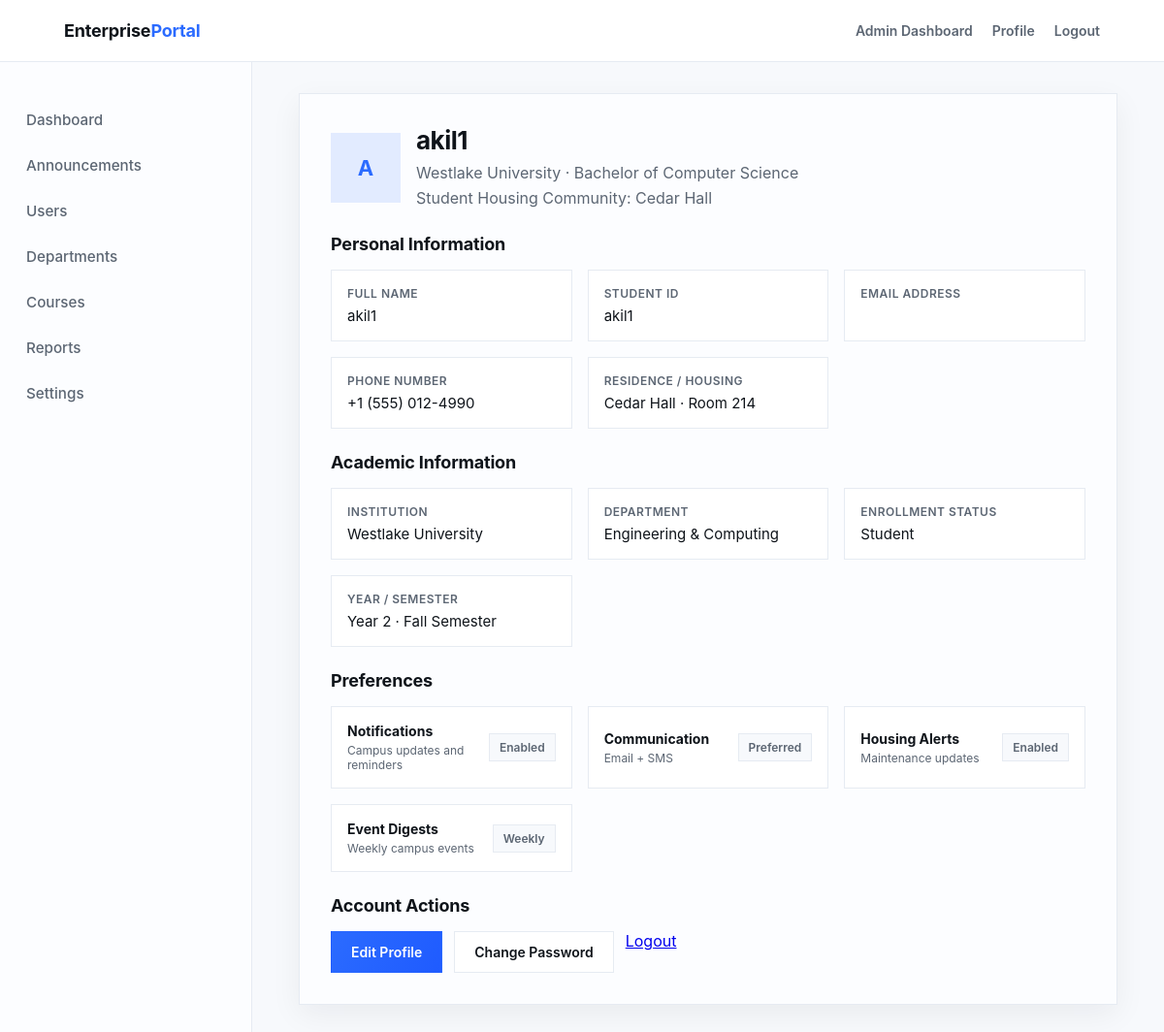
The app's page /accounts/profile/ (signed in) with its own data.
### accounts/models.py (models this page shows, shortened)
class User(AbstractUser):
    ROLE_STUDENT = "student"
    ROLE_FACULTY = "faculty"
    ROLE_HOD = "hod"
    ROLE_PRINCIPAL = "principal"
    ROLE_ADMIN = "admin"
    ROLE_CHOICES = [
        (ROLE_STUDENT, "Student"),
        (ROLE_FACULTY, "Faculty"),
        (ROLE_HOD, "HOD"),
        (ROLE_PRINCIPAL, "Principal"),
        (ROLE_ADMIN, "Admin"),
    ]
    role = models.CharField(max_length=20, choices=ROLE_CHOICES, default=ROLE_STUDENT)
    is_faculty = models.BooleanField(default=False)
    is_hod = models.BooleanField(default=False)
    is_principal = models.BooleanField(default=False)
    is_admin = models.BooleanField(default=False)
    is_approved = models.BooleanField(default=False)

### accounts/views.py (the view)
# urls.py: path("profile/", views.profile_view, name="profile"),
@login_required
def profile_view(request):
    return render(request, "profile_view.html")

### templates/profile_view.html (shortened to what this page needs)
{% extends "base.html" %}
{% block content %}
<main class="container">
    <section class="profile-card">
      <div class="profile-header">
        <div class="avatar">{{ user.first_name|first|default:user.username|first|upper }}{{ user.last_name|first|upper }}</div>
        <div class="profile-title">
          <h1>{{ user.get_full_name|default:user.username }}</h1>
          <p>Westlake University · Bachelor of Computer Science</p>
          <p>Student Housing Community: Cedar Hall</p>
        </div>
      </div>
      <div class="profile-section">
        <h2>Personal Information</h2>
        <div class="info-grid">
          <div class="info-item">
            <span>Full Name</span>
            <p>{{ user.get_full_name|default:user.username }}</p>
          </div>
          <div class="info-item">
            <span>Student ID</span>
            <p>{{ user.username }}</p>
          </div>
          <div class="info-item">
            <span>Email Address</span>
            <p>{{ user.email }}</p>
          </div>
          <div class="info-item">
            <span>Phone Number</span>
            <p>+1 (555) 012-4990</p>
          </div>
          <div class="info-item">
            <span>Residence / Housing</span>
            <p>Cedar Hall · Room 214</p>
          </div>
        </div>
      </div>
      <div class="profile-section">
        <h2>Academic Information</h2>
        <div class="info-grid">
          <div class="info-item">
            <span>Institution</span>
            <p>Westlake University</p>
          </div>
          <div class="info-item">
            <span>Department</span>
            <p>Engineering & Computing</p>
          </div>
          <div class="info-item">
            <span>Enrollment Status</span>
            <p>{{ user.get_role_display }}</p>
          </div>
          <div class="info-item">
            <span>Year / Semester</span>
            <p>Year 2 · Fall Semester</p>
          </div>
        </div>
      </div>
      <div class="profile-section">
        <h2>Preferences</h2>
        <div class="preferences">
          <div class="pref-item">
            <div class="pref-label">
              <strong>Notifications</strong>
              <span>Campus updates and reminders</span>
            </div>
            <div class="pref-state">Enabled</div>
          </div>
          <div class="pref-item">
            <div class="pref-label">
              <strong>Communication</strong>
              <span>Email + SMS</span>
            </div>
            <div class="pref-state">Preferred</div>
          </div>
          <div class="pref-item">
            <div class="pref-label">
              <strong>Housing Alerts</strong>
              <span>Maintenance updates</span>
            </div>
            <div class="pref-state">Enabled</div>
          </div>
          <div class="pref-item">
            <div class="pref-label">
              <strong>Event Digests</strong>
              <span>Weekly campus events</span>
            </div>
            <div class="pref-state">Weekly</div>
          </div>
        </div>
      </div>
      <div class="profile-section">
        <h2>Account Actions</h2>
        <div class="profile-actions">
          <a class="btn btn-primary" href="{% url 'accounts:profile_edit' %}">Edit Profile</a>
          <button class="btn btn-secondary" type="button">Change Password</button>
          <a class="logout" href="{% url 'accounts:logout' %}">Logout</a>
        </div>
      </div>
    </section>
</main>
{% endblock %}

### static/css/style.css (style rules this page uses)
:root { --white: #ffffff; --near-white: #f7f9fc; --surface: #fcfdff; --text: #0f141a; --muted: #5c6673; --line: #e6ebf2; --accent: #2b6bff; --accent-strong: #1f5bff; --accent-soft: rgba(43, 107, 255, 0.12); --shadow: 0 10px 30px rgba(15, 20, 26, 0.06); --transition: 420ms cubic-bezier(0.22, 0.61, 0.36, 1); --radius: 0; --container: 1120px; --navbar-height: 64px; }
* { box-sizing: border-box; margin: 0; padding: 0; }
body { min-height: 100vh; font-family: -apple-system, BlinkMacSystemFont, "Segoe UI", Roboto, "Helvetica Neue", Arial, sans-serif; color: var(--text); background: radial-gradient(1200px 600px at 20% 0%, rgba(43, 107, 255, 0.08), transparent 60%), linear-gradient(180deg, var(--white), var(--near-white)); }
.container { width: 100%; max-width: var(--container); margin: 0 auto; padding: 0 16px; }
.btn { border: none; cursor: pointer; font-family: inherit; font-weight: 600; font-size: 14px; padding: 12px 20px; transition: all var(--transition); outline: none; display: inline-flex; align-items: center; justify-content: center; text-decoration: none; color: var(--text); border: 1px solid transparent; }
.btn-primary { background: linear-gradient(120deg, var(--accent), var(--accent-strong)); color: var(--white); }
.btn-secondary { background: var(--white); border: 1px solid var(--line); color: var(--text); }
.profile-card { background: var(--surface); border: 1px solid var(--line); box-shadow: var(--shadow); padding: 32px; display: grid; gap: 24px; }
.profile-header { display: grid; gap: 16px; grid-template-columns: auto 1fr; align-items: center; }
.avatar { width: 72px; height: 72px; background: var(--accent-soft); color: var(--accent); font-weight: 700; display: grid; place-items: center; font-size: 22px; }
.profile-title h1 { font-size: 26px; font-weight: 700; letter-spacing: -0.02em; margin-bottom: 6px; }
.profile-title p { color: var(--muted); line-height: 1.6; }
.profile-section { display: grid; gap: 16px; }
.profile-section h2 { font-size: 18px; font-weight: 700; letter-spacing: -0.01em; margin-bottom: 0; }
.info-grid { display: grid; grid-template-columns: repeat(auto-fit, minmax(220px, 1fr)); gap: 16px; }
.info-item { border: 1px solid var(--line); background: var(--white); padding: 16px; display: grid; gap: 6px; }
.info-item span { font-size: 12px; font-weight: 600; color: var(--muted); letter-spacing: 0.04em; text-transform: uppercase; }
.info-item p { font-size: 15px; color: var(--text); }
.preferences { display: grid; grid-template-columns: repeat(auto-fit, minmax(220px, 1fr)); gap: 16px; }
.pref-item { border: 1px solid var(--line); background: var(--white); padding: 16px; display: flex; align-items: center; justify-content: space-between; gap: 12px; }
.pref-label { display: grid; gap: 4px; }
.pref-label strong { font-size: 14px; }
.pref-label span { font-size: 12px; color: var(--muted); }
.pref-state { border: 1px solid var(--line); background: var(--near-white); padding: 6px 10px; font-size: 12px; font-weight: 600; color: var(--muted); }
.profile-actions { display: flex; flex-wrap: wrap; gap: 12px; }

### records on screen
User: first_name|first "A", get_full_name "akil1", username "akil1", role "Student"
